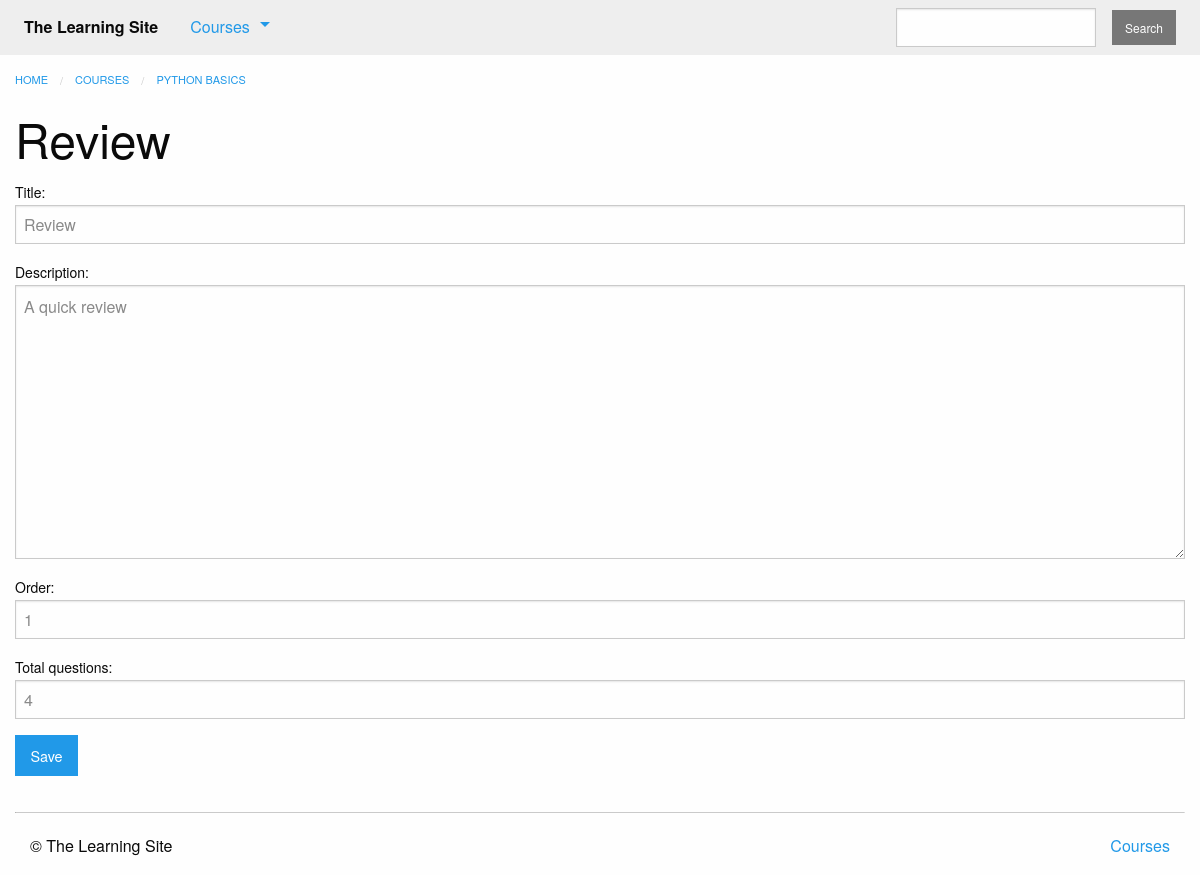
/courses/1/edit_quiz/1/ (signed in), run on the app's committed database.
### courses/models.py (models this page shows, shortened)
class Course(models.Model):
    teacher = models.ForeignKey(User, on_delete=models.CASCADE)
    created_at = models.DateTimeField(auto_now_add=True)
    title = models.CharField(max_length=255)
    description = models.TextField()
    subject = models.CharField(default='', max_length=100)
    published = models.BooleanField(default=False)
    is_live = models.BooleanField(default=False)
    status = models.CharField(max_length=1, choices=STATUS_CHOISES, default='i')

class Step(models.Model):
    course = models.ForeignKey(Course, on_delete=models.CASCADE)
    title = models.CharField(max_length=255)
    description = models.TextField()
    order = models.IntegerField(default=0)
    class Meta:
        ordering = ['order',]
        abstract = True

class Quiz(Step):
    total_questions = models.IntegerField(default=4)
    times_taken = models.IntegerField(default=0, editable=False)
    class Meta:
        verbose_name_plural = 'Quizzes'

### courses/views.py (the view)
# urls.py: re_path(r'^(?P<course_pk>\d+)/edit_quiz/(?P<quiz_pk>\d+)/$', views.quiz_edit,
@login_required
def quiz_edit(request, course_pk, quiz_pk):
    quiz = get_object_or_404(models.Quiz, pk=quiz_pk, course_id=course_pk,
                             course__published=True)
    form = forms.QuizForm(instance=quiz)
    if request.method == 'POST':
        form = forms.QuizForm(instance=quiz, data=request.POST)
        if form.is_valid():
            form.save()
            messages.success(request, "Updated {}".format(form.cleaned_data['title']))
            return HttpResponseRedirect(quiz.get_absolute_url())
    return render(request, 'courses/quiz_form.html', {'form': form, 'course': quiz.course})

### courses/forms.py
class QuizForm(forms.ModelForm):
    class Meta:
        model = models.Quiz
        fields = [
            'title',
            'description',
            'order',
            'total_questions',
        ]

### courses/templatetags/course_extras.py (called while the page is built)
@register.inclusion_tag('courses/course_nav.html')
def nav_courses_list():
    courses = Course.objects.filter(
        published=True
    ).order_by(
        '-created_at'
    ).values(
        'id', 'title'
    )[:5]
    return {'courses': courses}

### courses/templates/courses/quiz_form.html (shortened to what this page needs)
{% extends 'courses/layout.html' %}
{% block breadcrumbs %}
    <li><a href="{% url 'courses:detail' pk=course.pk %}">{{ course.title }}</a></li>
{% endblock %}
{% block content %}
<div class="row columns">
    {{ block.super }}
    <h1>{{ form.instance.title|default:"Make a new quiz" }}</h1>
    <form method="POST" action="">
        {{ form.as_p }}
        <input type="submit" class="button" value="Save">
    </form>
</div>
{% endblock %}

### data on the page
Course: title "PYTHON BASICS"
Quiz: instance "Review", title "Review", description "A quick review", order "1", total_questions "4"
